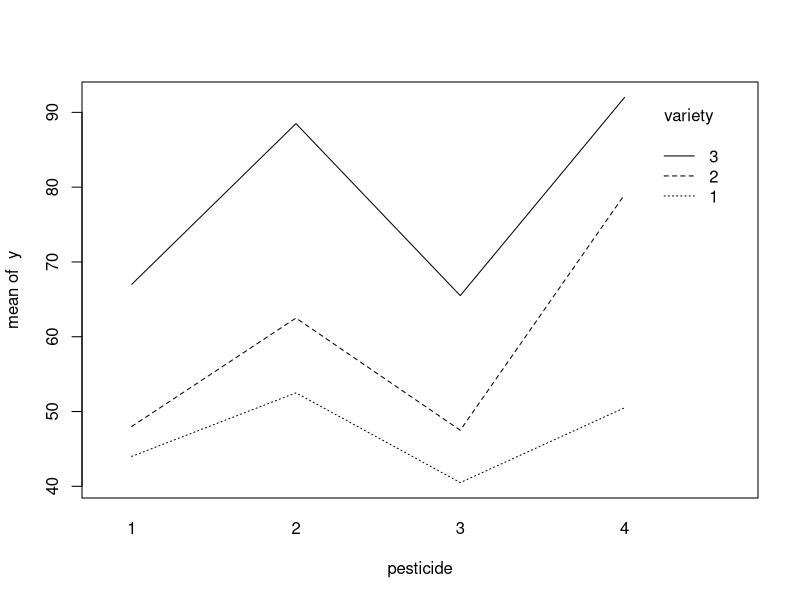
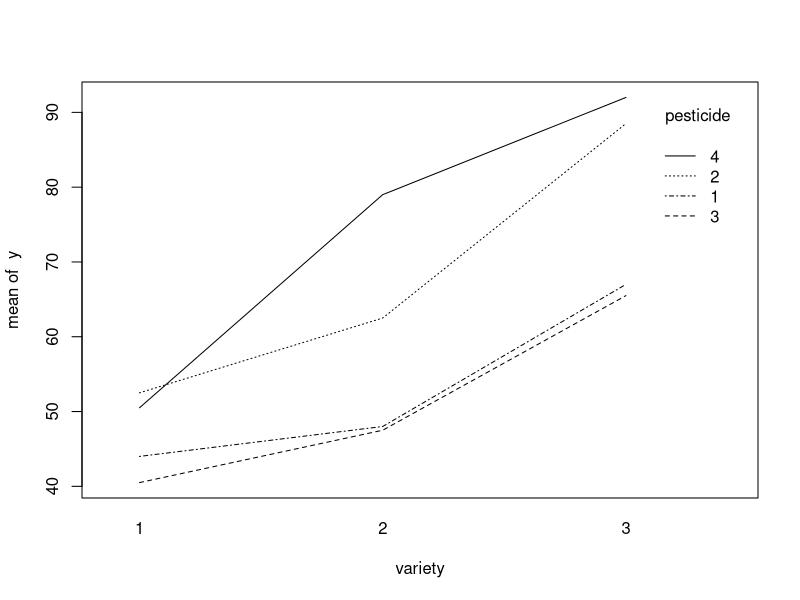

These charts were generated, in order, by the following R code: (Note: this script raises an error after producing the figures.)
## ---- chunk 1
# Get overview of all packages on your computer
pkgs <- rownames(installed.packages())

#if our package is missing, install it
if(!"emmeans" %in% pkgs) install.packages("emmeans")

#if our package is missing, install it
if(!"multcomp" %in% pkgs) install.packages("multcomp")

library(multcomp)
library(emmeans)
## ---- chunk 2
# taste of three types of tomato: round, beef, or cherry
taste <- c(25.44462, 28.09772, 46.46490, 36.95795, 24.83477, 28.46805,
           48.14579, 31.77559, 53.42217, 70.86571, 57.07008, 38.08433)

#create a qualitative variable indicating tomato type
tomtype <- as.factor(c(rep("round",4), rep("beef",4), rep("cherry",4)))

# one-way ANOVA model
Tastemodel <- lm(taste ~ tomtype)
a = anova(Tastemodel)
a
## ---- chunk 3
# this is what happens when you do not introduce
# type of tomato as a factor
# type of tomato: 1 = round, 2 = beef, 3 = cherry tomato)
type <- c(1, 1, 1, 1, 2, 2, 2, 2, 3, 3, 3 ,3)
b = WrongModel <- lm(taste ~ type)
summary(WrongModel)
## ---- chunk 4
# more output with the one-way anova model
summary(Tastemodel)
## ---- chunk 5
# All three pairwise comparisons with Tukeys method
Tukey <- glht(Tastemodel, linfct=mcp(tomtype="Tukey"))
summary(Tukey)
## ---- chunk 6
tomtype2 <- relevel(tomtype, ref="cherry")
Tastemodel2 <- lm(taste ~ tomtype2)
b = summary(Tastemodel2)
a
b
## ---- chunk 7
# response is yield of fruit y,
# comparing four pesticides or three varieties f fruit trees
# eight trees of each variety randomly assigned to the four pesticides
# two trees per variety, per pesticide
y <- c(49, 39, 55, 41, 66, 68, 50, 55, 67, 58, 85, 92, 43, 38, 53, 42, 69, 62, 53, 48, 85, 73, 85, 99)
pesticide <- factor(c(1,  1,  1,  1,  1, 1, 2, 2, 2, 2, 2, 2, 3, 3, 3, 3, 3, 3, 4, 4, 4, 4, 4, 4))
variety <- factor(c(1, 1, 2, 2, 3, 3, 1, 1, 2, 2, 3, 3, 1, 1, 2, 2, 3, 3, 1, 1, 2, 2, 3, 3))

# printing the data
print(cbind(y, variety, pesticide))

#profile plot
interaction.plot(pesticide, variety, y)
## ---- chunk 8
interaction.plot(variety, pesticide, y)
## ---- chunk 9
# a two-way analysis of variance with interaction
twowayint <- lm(y ~ variety + pesticide + variety:pesticide)
anova(twowayint)
## ---- chunk 10
summary(twowayint)
## ---- chunk 11
d = cbind(y, variety, pesticide)
mean(d[(data[, 2] == 1) & (d[, 3] == 1), 1])
mean(d[(data[, 2] == 1) & (d[, 3] == 3), 1])
mean(d[(data[, 2] == 2) & (d[, 3] == 1), 1])
mean(d[(data[, 2] == 3) & (d[, 3] == 4), 1])
## ---- chunk 12
#comparing pesticides averaged over varieties
marginal <- emmeans(twowayint, ~ pesticide)
# Fisher's LSD method
pairs(marginal, adjust="None")
## ---- chunk 13
# Tukey's method
pairs(marginal, adjust="Tukey")
